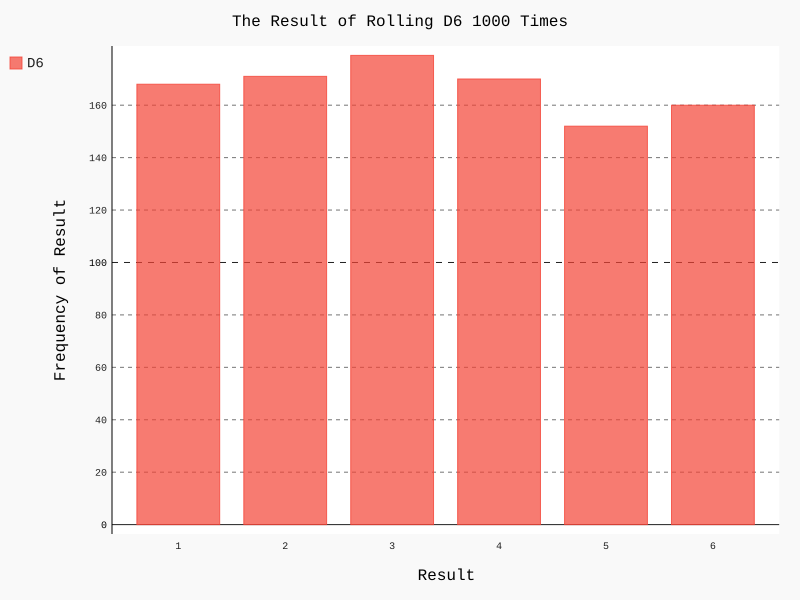

The script that drew this image:
import pygal
from learn_pygal.die import Die
# 让骰子不停翻转，然后把结果放在一个列表中打印出来

die = Die()
result = []

# 翻转一百次
for i in range(1000):
    num = die.roll()
    result.append(num)

# 打印
# print(result)

# 计算每个面出现的次数，存放在列表中
count_result = []

for value in range(1, die.num_sizes + 1):
    count = result.count(value)
    count_result.append(count)

# print(count_result)

# 开始绘制直方图
hist = pygal.Bar()

hist.title = "The Result of Rolling D6 1000 Times"
hist.x_labels = ['1', '2', '3', '4', '5', '6']
hist.x_title = "Result"
hist.y_title = "Frequency of Result"

hist.add('D6', count_result)
hist.render_to_file('die_visual.svg')
